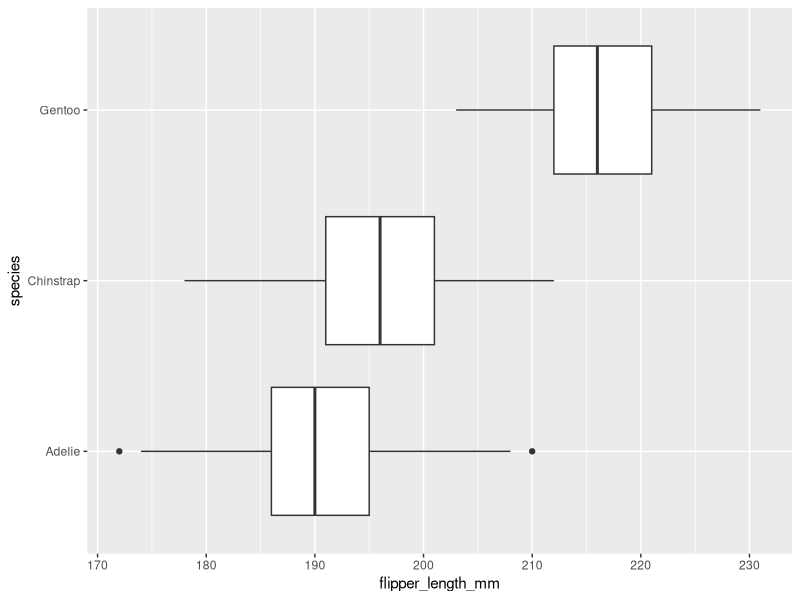
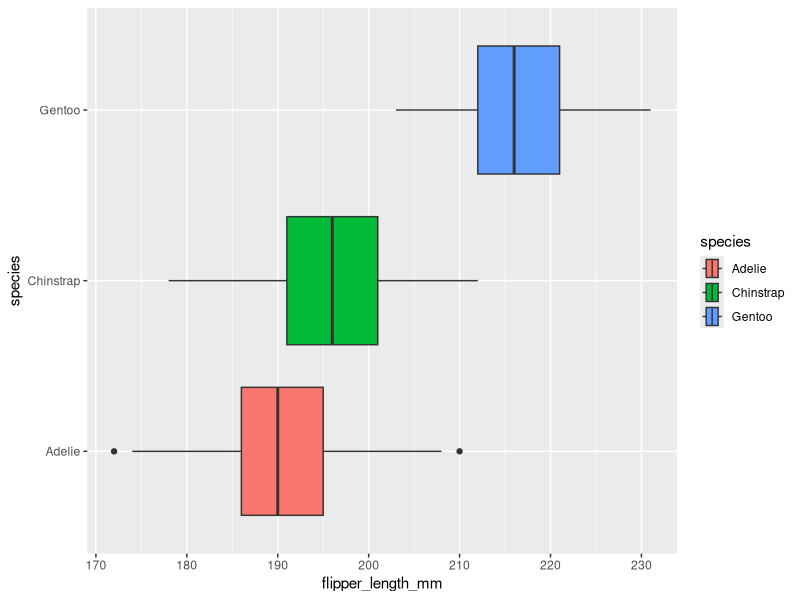
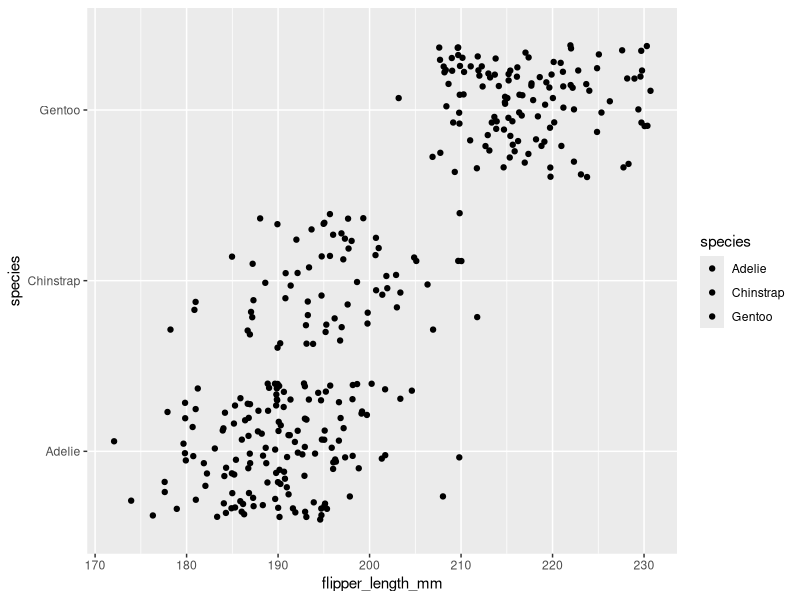

These figures' R source, in order:
## ---- chunk 1
knitr::opts_chunk$set(error = TRUE)
## ---- chunk 2
library(palmerpenguins)
penguins
## ---- chunk 3
library(ggplot2)
## ---- chunk 4
ggplot(data = penguins, mapping = aes(x = flipper_length_mm, y = species)) +
  geom_boxplot()
## ---- chunk 5
ggplot(data = penguins, mapping = aes(x = flipper_length_mm, y = species, fill = species)) +
  geom_boxplot()
## ---- chunk 6
ggplot(data = penguins, mapping = aes(x = flipper_length_mm, y = species, fill = species)) +
  geom_jitter()
## ---- chunk 7

## ---- chunk 8

## ---- chunk 9

## ---- chunk 10

## ---- chunk 11

## ---- chunk 12

## ---- chunk 13

## ---- chunk 14

